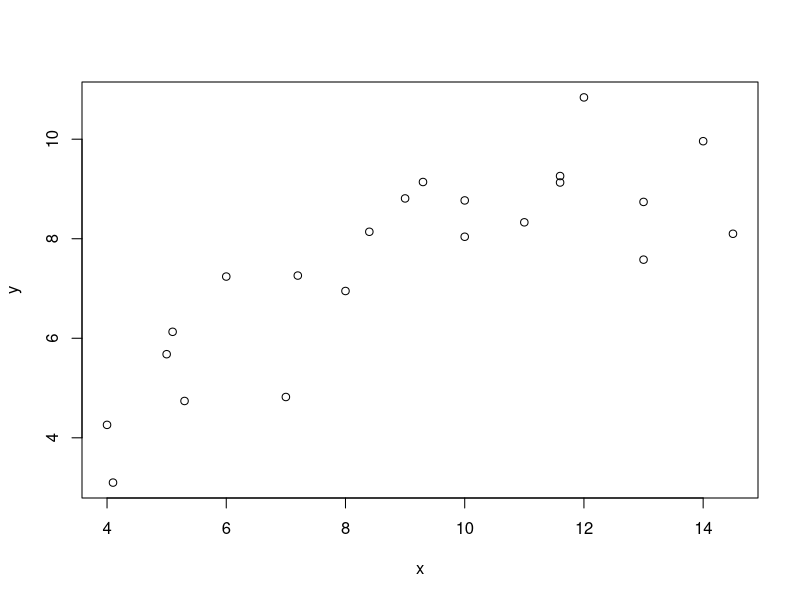
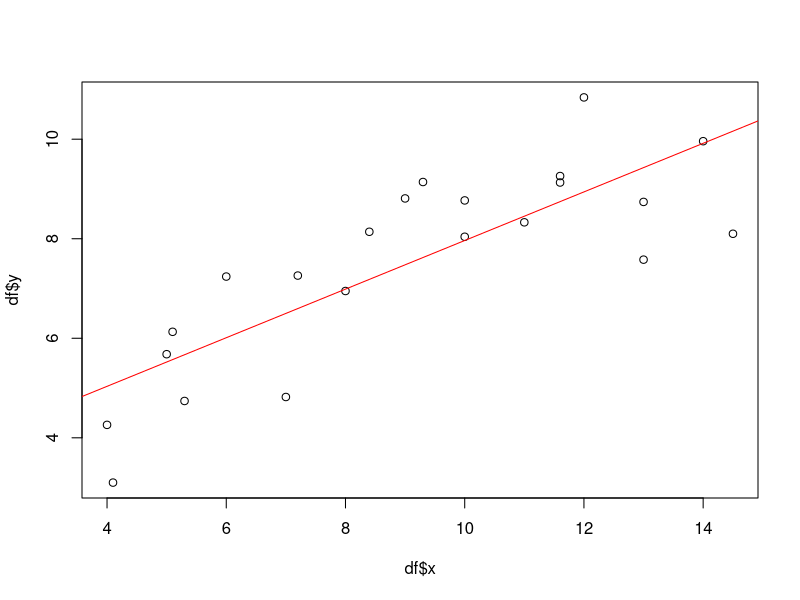
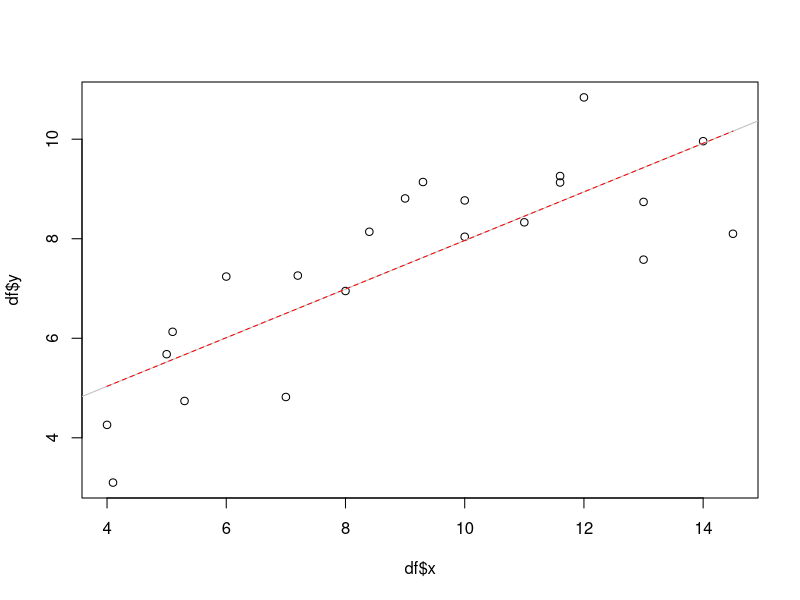
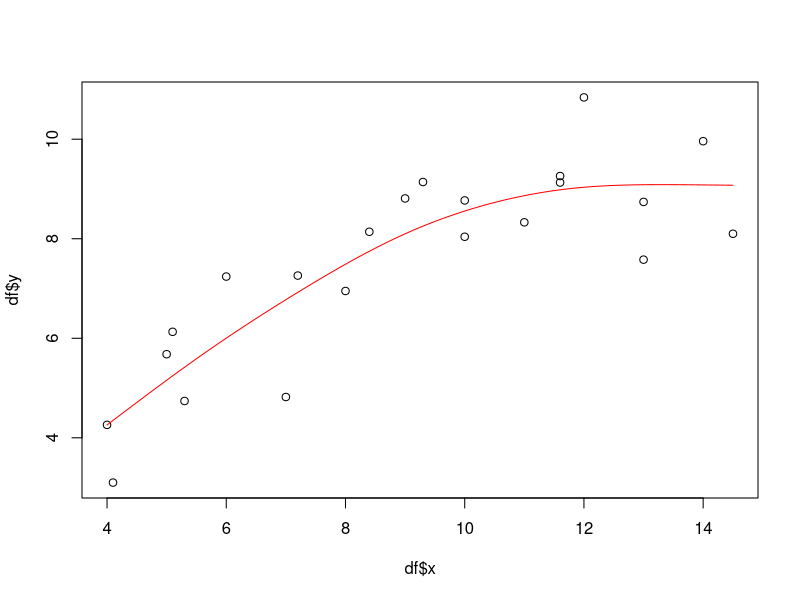
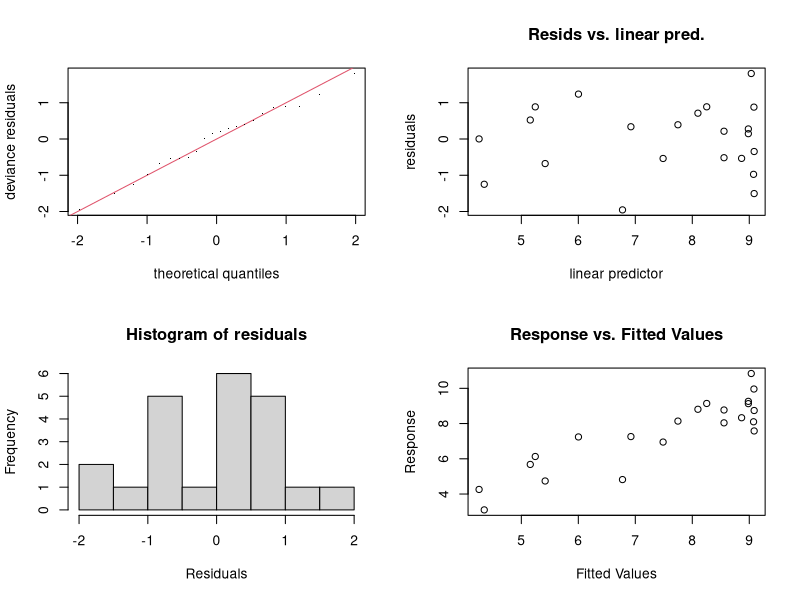
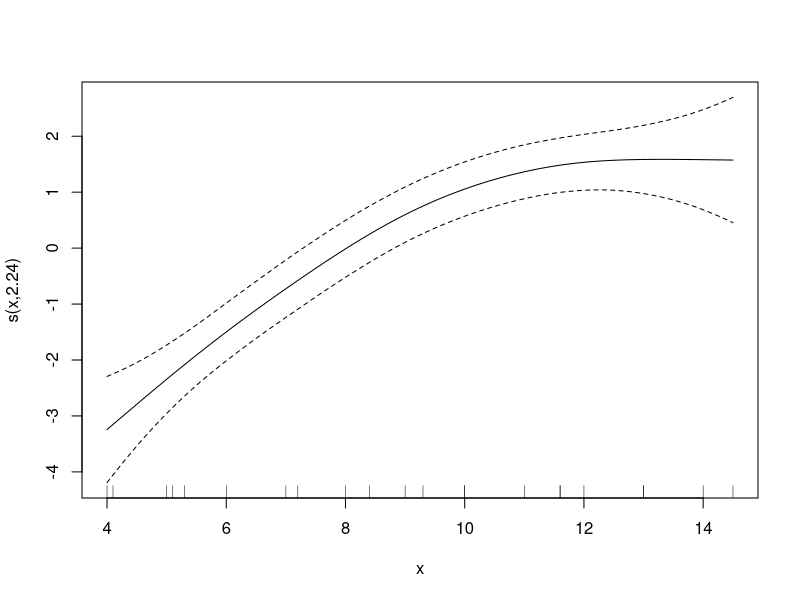
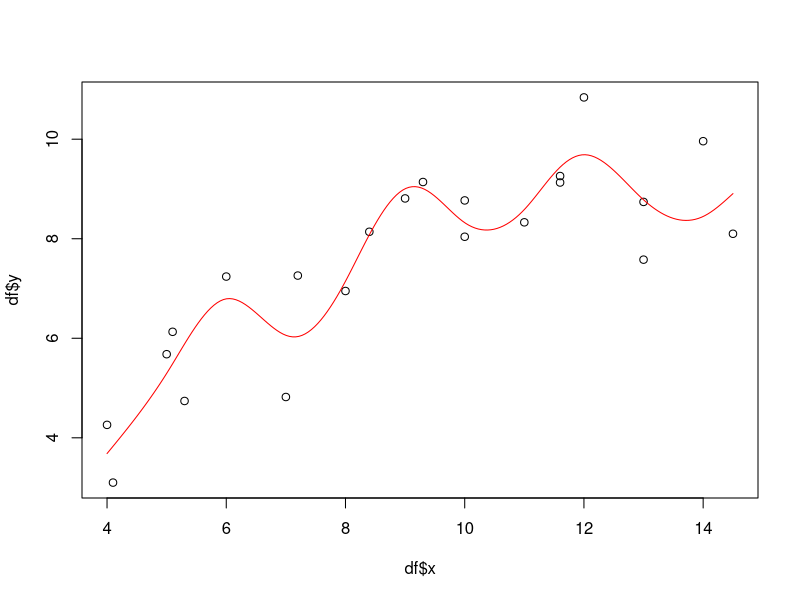
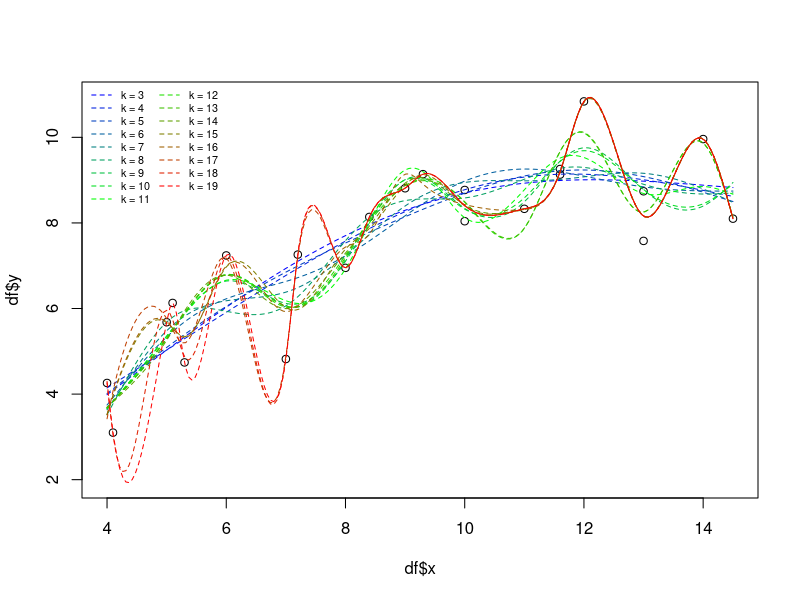

Generate these figures, in order, with R:
## ---- chunk 1
knitr::opts_chunk$set(
  echo = TRUE, warning = TRUE, fig.width = 7, fig.height = 5,
  fig.path = getOption("mpg.unit08.fig.path", "figures/unit08/")
)
## ---- chunk 2
suppressPackageStartupMessages(library(mgcv))
previous_rng_kind <- RNGkind()
# Recreate the historical toy data, then restore the previous sampling rule.
suppressWarnings(RNGkind("Mersenne-Twister", "Inversion", "Rounding"))
set.seed(2)
x3 <- anscombe$x3 + sample(seq(-1, 1, 0.1), nrow(anscombe))
do.call(RNGkind, as.list(previous_rng_kind))

y <- c(anscombe$y1, anscombe$y2)
x <- c(anscombe$x1, x3)
plot(x, y)
df <- data.frame(y = y, x = x)
## ---- chunk 3
c(R = as.character(getRversion()),
  mgcv = as.character(packageVersion("mgcv")))
## ---- chunk 4
plot(df$x, df$y)
lmod <- lm(y ~ x, data = df)
abline(lmod, col = "red")
summary(lmod)
## ---- chunk 5
linear_gam <- gam(y ~ x, data = df, family = gaussian())
px <- seq(min(df$x), max(df$x), length.out = 200)
gampred <- predict(linear_gam, newdata = data.frame(x = px))

plot(df$x, df$y)
abline(lmod, col = "grey")
lines(px, gampred, col = "red", lty = 2)
## ---- chunk 6
summary(linear_gam)
## ---- chunk 7
smooth_gam <- gam(y ~ s(x, bs = "tp", k = 10, fx = FALSE),
                  data = df, method = "GCV.Cp")
gampred <- predict(smooth_gam, newdata = data.frame(x = px))

plot(df$x, df$y)
lines(px, gampred, col = "red")
summary(smooth_gam)
## ---- chunk 8
RNGkind("Mersenne-Twister", "Inversion", "Rejection")
set.seed(806)
gam.check(smooth_gam, k.rep = 200)
## ---- chunk 9
plot(smooth_gam)
## ---- chunk 10
fixed_gam <- gam(y ~ s(x, bs = "tp", k = 10, fx = TRUE), data = df)
gampred <- predict(fixed_gam, newdata = data.frame(x = px))

plot(df$x, df$y)
lines(px, gampred, col = "red")
summary(fixed_gam)
## ---- chunk 11
basis_dimensions <- seq(3, 19)
curve_palette <- colorRampPalette(c("blue", "green", "red"))
cols <- curve_palette(length(basis_dimensions))
curve_predictions <- lapply(basis_dimensions, function(k) {
  fit <- gam(y ~ s(x, k = k, fx = TRUE), data = df)
  predict(fit, newdata = data.frame(x = px))
})
plot(df$x, df$y, ylim = range(c(df$y, unlist(curve_predictions))))
for (i in seq_along(basis_dimensions)) {
  lines(px, curve_predictions[[i]], col = cols[i], lty = 2)
}
legend("topleft", legend = paste("k =", basis_dimensions),
       col = cols, lty = 2, ncol = 2, cex = 0.65, bty = "n")
## ---- chunk 12
loessmod <- loess(y ~ x, data = df, span = 0.75, degree = 2)
loesspred <- predict(loessmod, newdata = data.frame(x = px))
plot(df$x, df$y)
lines(px, loesspred, col = "red")
## ---- chunk 13
spans <- c(0.4, 0.6, 0.75, 1)
cols <- curve_palette(length(spans))
plot(df$x, df$y)
for (i in seq_along(spans)) {
  fit <- loess(y ~ x, data = df, span = spans[i], degree = 2)
  lines(px, predict(fit, newdata = data.frame(x = px)), col = cols[i])
}
legend("topleft", legend = paste("span =", spans),
       col = cols, lty = 1, cex = 0.8, bty = "n")
## ---- chunk 14
RNGkind("Mersenne-Twister", "Inversion", "Rejection")
set.seed(808)
tuning_data <- data.frame(id = seq_len(100), x = runif(100, -2, 2))
tuning_data$y <- sin(2 * tuning_data$x) + rnorm(100, sd = 0.25)

training_id <- sample(seq_len(nrow(tuning_data)), 60)
remaining_id <- setdiff(seq_len(nrow(tuning_data)), training_id)
validation_id <- sample(remaining_id, 20)
final_test_id <- setdiff(remaining_id, validation_id)
train_data <- tuning_data[training_id, ]
validation_data <- tuning_data[validation_id, ]
final_test <- tuning_data[final_test_id, ]
## ---- chunk 15
candidate_k <- c(3, 5, 9)
candidate_models <- lapply(candidate_k, function(k) {
  gam(y ~ s(x, bs = "tp", k = k, fx = TRUE), data = train_data)
})
candidate_scores <- data.frame(
  k = candidate_k,
  training_adjusted_R2 = vapply(candidate_models, function(fit) {
    summary(fit)$r.sq
  }, numeric(1)),
  validation_RMSE = vapply(candidate_models, function(fit) {
    pred <- predict(fit, newdata = validation_data)
    sqrt(mean((pred - validation_data$y)^2))
  }, numeric(1))
)
round(candidate_scores, 3)
## ---- chunk 16
selected_k <- candidate_scores$k[which.min(candidate_scores$validation_RMSE)]
development <- rbind(train_data, validation_data)
final_gam <- gam(y ~ s(x, bs = "tp", k = selected_k, fx = TRUE),
                 data = development)
final_prediction <- predict(final_gam, newdata = final_test)
final_test_RMSE <- sqrt(mean((final_prediction - final_test$y)^2))
c(selected_k = selected_k, final_test_RMSE = round(final_test_RMSE, 3))

plot(final_test$y, final_prediction, xlab = "Observed final-test response",
     ylab = "Final-test prediction", asp = 1)
abline(0, 1, col = "red")
